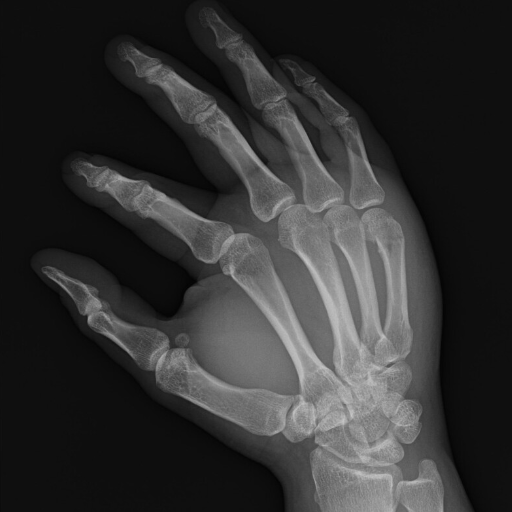
#> input picture images_bpg/wrist.png, 512 x 512 px; its folder holds only this picture in this run
$ python Divaded2pixels.py
#> lines starting #> are read from the running program, lines starting #| are printed output that depends on the picture

import os
import cv2

# шлях до папки з зображеннями
dir_path = "images_bpg"

# проходимося по кожному файлу в папці
for filename in os.listdir(dir_path):
    if filename.endswith(".png"):
        # зчитуємо зображення
        img = cv2.imread(os.path.join(dir_path, filename), cv2.IMREAD_GRAYSCALE)
#> img is the input picture: shape (512, 512); min 3, max 199, mean 49.8

        # ділимо кожен піксель на 2 та округлюємо до цілого
        img_div2 = (img // 2).astype('uint8')
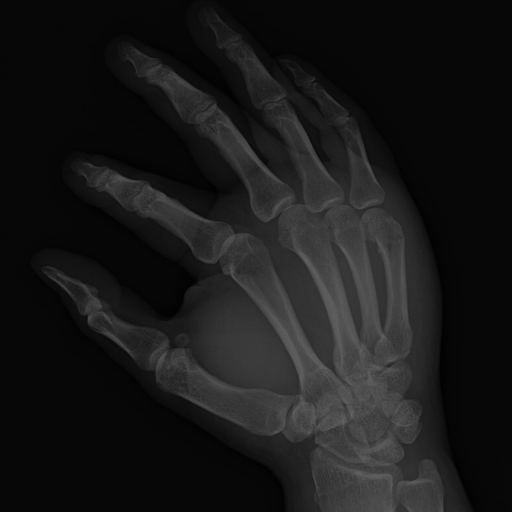
#> img_div2: shape (512, 512); min 1, max 99, mean 24.6

        # зберігаємо нове зображення з добавкою "-DIV2"
        new_filename = os.path.splitext(filename)[0] + "-DIV2.png"
        cv2.imwrite(os.path.join(dir_path, new_filename), img_div2)
